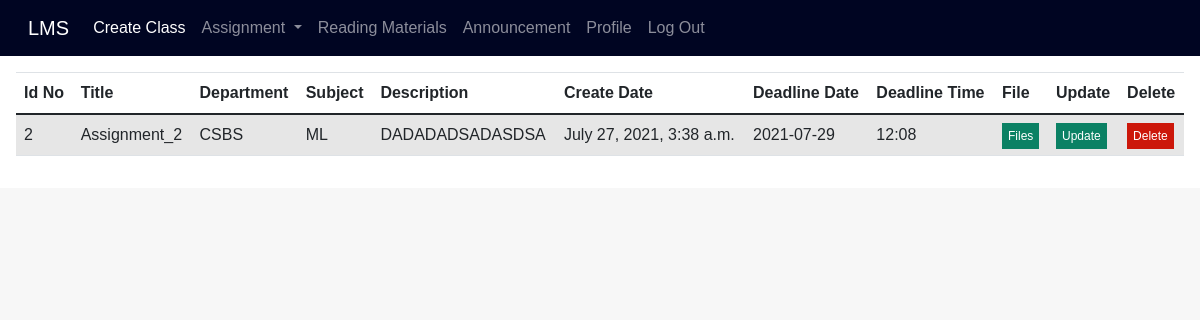
Screenshot of /view_assignment/ (signed in) with the database file from the repository.
### lms_app/models.py (models this page shows)
class Create_assignment(models.Model):
    id = models.AutoField(primary_key=True)
    admin_id = models.IntegerField(unique=False)
    title = models.CharField(max_length=100,unique=False)
    department = models.CharField(max_length=100, unique=False)
    subject = models.CharField(max_length=100, unique=False)
    despription = models.CharField(max_length=700,unique=False)
    deadline_date = models.CharField(max_length=50,unique=False)
    deadline_time = models.CharField(max_length=50,unique=False)
    uploaded_date = models.DateTimeField(auto_now_add=True, null=True)
    file = models.CharField(max_length=500,unique=False)

### lms_app/views.py (the view)
# urls.py: path("view_assignment/",views.view_assignment, name='view_assignment'),
def view_assignment(requests):
    if 'teacher_id' in requests.session:
        id = requests.session['teacher_id']
        data = Create_assignment.objects.all().filter(admin_id=id)
        my_dic = {'records': data}
    return render(requests, 'view_assignment.html', context=my_dic)

### templates/view_assignment.html (shortened to what this page needs)
{% extends 'header.html' %}
{% block body_block %}
<div class="from_table">
    <table class="table table-striped ">
  <thead>
    <tr>
      <th scope="col">Id No</th>
      <th scope="col">Title</th>
      <th scope="col">Department</th>
      <th scope="col">Subject</th>
        <th scope="col">Description</th>
        <th scope="col">Create Date</th>
      <th scope="col">Deadline Date</th>
      <th scope="col">Deadline Time</th>
      <th scope="col">File</th>
       <th scope="col">Update</th>
        <th scope="col">Delete</th>
    </tr>
  </thead>
  <tbody>
{% if records %}
{%  for stat in records %}
    <tr>
      <td>{{stat.id}}</td>
      <td>{{stat.title}}</td>
      <td>{{stat.department}}</td>
      <td>{{stat.subject}}</td>
       <td>{{stat.despription}}</td>
      <td>{{stat.uploaded_date}}</td>
      <td>{{stat.deadline_date}}</td>
      <td>{{stat.deadline_time}}</td>
        <td><a href="{{stat.file}}" style="text-decoration: none; background: rgb(11, 129, 100); padding: 6px; color: white; font-size: 12px;">Files</a></td>
        <td><a href="{% url 'base:update_assignment' assignment_id=stat.id %}" style="text-decoration: none; background: rgb(11, 129, 100); padding: 6px; color: white; font-size: 12px;">Update</a></td>
        <td><a href="{% url 'base:delete_assignment' assignment_id=stat.id %}" style="text-decoration: none; background: rgb(204, 23, 10); padding: 6px; color: white; font-size: 12px;">Delete</a></td>
    </tr>
{% endfor %}
{%endif %}
  </tbody>
</table>
</div>
</body>
</html>
{% endblock %}

### static/css/style.css (style rules this page uses)
body { margin: 0; padding: 0; box-sizing: border-box; background: rgb(247, 247, 247); font-family: 'Noto Sans JP', sans-serif; }
.new_feeds,th { padding: 20px; }
.from_table { padding: 1rem; overflow: auto; flex: 1 1 30rem; background-color: white; margin: auto; margin-top: 0px; }

### rows the page displays
Create_assignment: id "2", title "Assignment_2", department "CSBS", subject "ML", despription "DADADADSADASDSA", uploaded_date "July 27, 2021, 3:38 a.m.", deadline_date "2021-07-29", deadline_time "12:08"
